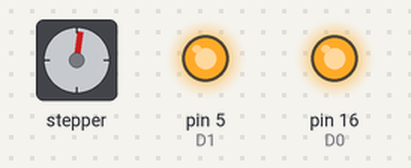
Simulated run of this sketch. Board: Arduino Uno, built with avr-gcc and run on an emulated ATmega328P. Parts: stepper motor, output pins drawn as LEDs (lit = HIGH). Stepper angles assume 200 steps per turn.

Above: at 0.05 s.
At 0.35 s:
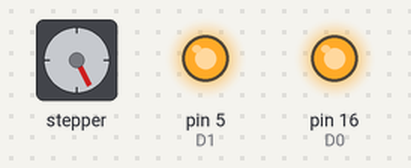
At 0.7 s:
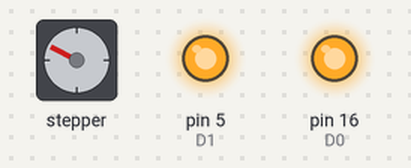
At 1.5 s:
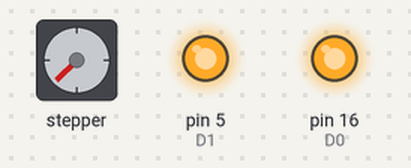
At 2.95 s:
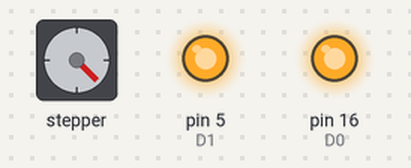
At 7.0 s:
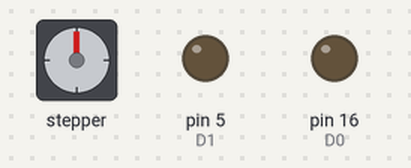
Timing chart, 0 to 9.1 s (numbered marks = the images above):
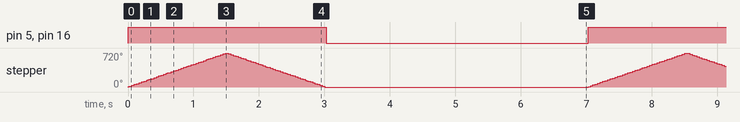

The sketch:

stepper_oneRevolution.ino
```cpp
/*
 Stepper Motor Control - one revolution

 This program drives a unipolar or bipolar stepper motor.
 The motor is attached to digital pins 8 - 11 of the Arduino.

 The motor should revolve one revolution in one direction, then
 one revolution in the other direction.


 Created 11 Mar. 2007
 Modified 30 Nov. 2009
 by Tom Igoe

 */

#include <Stepper.h>

#define D0 16
#define D1 5 // I2C Bus SCL (clock)
#define D2 4 // I2C Bus SDA (data)
#define D3 0
#define D4 2 // Same as "LED_BUILTIN", but inverted logic
#define D5 14 // SPI Bus SCK (clock)
#define D6 12 // SPI Bus MISO
#define D7 13 // SPI Bus MOSI
#define D8 15 // SPI Bus SS (CS)
#define D9 3 // RX0 (Serial console)
#define D10 1 // TX0 (Serial console)

const int stepsPerRevolution = 200;  // change this to fit the number of steps per revolution
// for your motor

// initialize the stepper library on pins 8 through 11:
Stepper myStepper(stepsPerRevolution, D3, D4, D5, D6);

void setup() {
  pinMode(D0, OUTPUT);
  pinMode(D1, OUTPUT);

  // set the speed at 60 rpm:
  myStepper.setSpeed(80);
  // initialize the serial port:
  Serial.begin(9600);
}

void loop() {
  // step one revolution  in one direction:
  analogWrite(D0, 255);
  analogWrite(D1, 255);
  myStepper.step(stepsPerRevolution*2);
  myStepper.step(-stepsPerRevolution*2);
  analogWrite(D0, 0);
  analogWrite(D1, 0);
  delay(4000);
}
```

Measured:
- by itself, pin 5 (D1), pin 16 (D0): alternates HIGH for 3.0 s and LOW for 4.0 s
- by itself, stepper: turns 720° clockwise in 1.5 s, then 720° counter-clockwise in 1.5 s, repeating every 7.0 s
